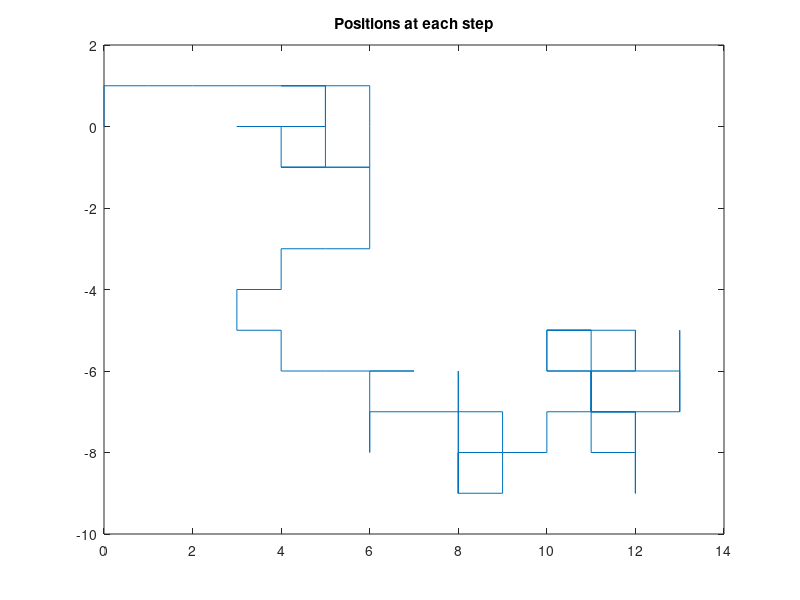

This figure's MATLAB source:
N=100;
M = zeros(N,2);

for i=1:N-1
    r=rand;
    if (r<0.25)
        M(i+1,1)=M(i,1);
        M(i+1,2)=M(i,2)+1;
    elseif (r<0.5)
        M(i+1,1)=M(i,1)+1;
        M(i+1,2)=M(i,2);
    elseif (r <0.75)
        M(i+1,1)=M(i,1);
        M(i+1,2)=M(i,2)-1;
    else
        M(i+1,1)=M(i,1)-1;
        M(i+1,2)=M(i,2);
    end 
end 
plot(M(:,1), M(:,2))
title 'Positions at each step'

away=0;
k=1000;
for j=1:k
    for i=1:N-1
        r=rand;
        if (r<0.25)
            M(i+1,1)=M(i,1);
            M(i+1,2)=M(i,2)+1;
        elseif (r<0.5)
            M(i+1,1)=M(i,1)+1;
        	M(i+1,2)=M(i,2);
        elseif (r <0.75)
            M(i+1,1)=M(i,1);
            M(i+1,2)=M(i,2)-1;
        else
            M(i+1,1)=M(i,1)-1;
            M(i+1,2)=M(i,2);
        end
    end 
    if abs(M(i+1,1))>=10 || abs(M(i+1,2))>=10
        away=away+1;
    end
end 
prob=away/k
            